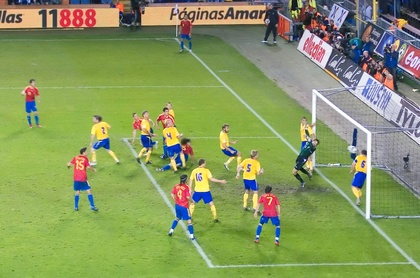
%> input picture CHW4-Revised version/CHW4.jpg, 420 x 278 px, shrunk from 1909 x 1264 before the run
$ octave CHW4.m   (GNU Octave 9; MATLAB toolbox functions it lacks are replaced by stand-ins)
%> lines starting %> are read from the running program, lines starting %| are printed output that depends on the picture
%load and draw image
im=imread('CHW4.jpg');
%> im is the input picture: size 278x420x3 uint8; mean R, G, B 136.3, 152.4, 95.9
figure(2);
clf;
image(im);hold on; % goal width=7.32 m goal height=2.44 m.
x = 7.32/2;
z = 2.44;
goalframe = [-x x x -x;0 0 0 0;0 0 z z;1 1 1 1]; % Goal area coordinates.
xx = 18.32/2;
yy = 5.5;
innerframe = [-xx -xx xx xx;0 yy yy 0;0 0 0 0;1 1 1 1]; % penalty area width=40.32 m depth=16.5 m.
xxx = 40.32/2;
yyy = 16.5;
outerframe = [-xxx -xxx xxx xxx;0 yyy yyy 0;0 0 0 0;1 1 1 1];
pts3d=[goalframe,innerframe,outerframe,[45;0;0;1]];
figure(3);
clf;
plot3(pts3d(1,:),pts3d(2,:),pts3d(3,:),'*');
hold on;axis equal;rotate3d on; %draw frames
for ii=1:3,
    for jj=1:4,
        jjp=mod(jj,4)+1;
        index=[jj,jjp]+(ii-1)*4;
        plot3(pts3d(1,index),pts3d(2,index),pts3d(3,index),'-');
    end
end
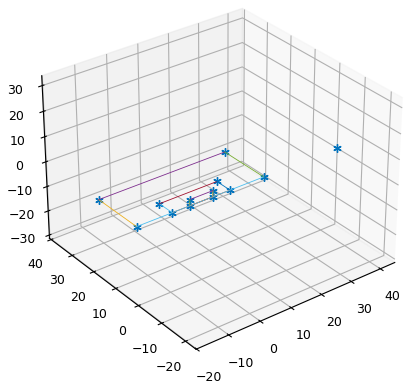
%> figure redrawn from the program's plot data
%2d points in the image. (Some points are not visible in the image and set %to NAN. These points cannot be used for estimating the camera matrix).
pts2d = 1e3*[ 1.6610 1.4366 1.4323 1.6698 1.8765 0.9660 0.5745 1.2783 NaN NaN NaN 1.0320 0.799; 0.9818 0.7637 0.4274 0.6122 1.1961 1.2146 0.6343 0.6270 NaN NaN NaN 0.3978 0.172];%0.0010 0.0010 0.0010 0.0010 0.0010 0.0010 0.0010 0.0010 NaN NaN NaN 0.0010 ];
figure(2); plot(pts2d(1,:),pts2d(2,:),'*');
%> after `plot(pts2d(1,:),pts2d(2,:),'*')`:
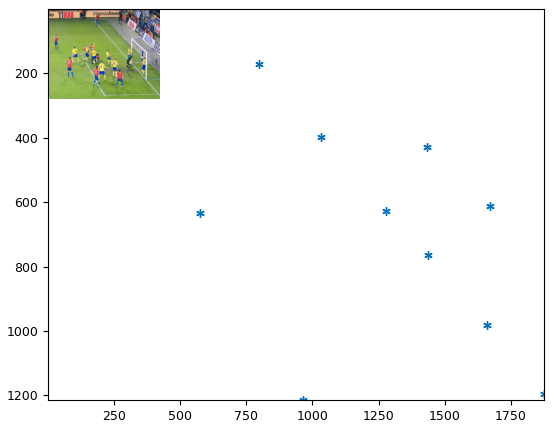
%> figure redrawn from the program's plot data
